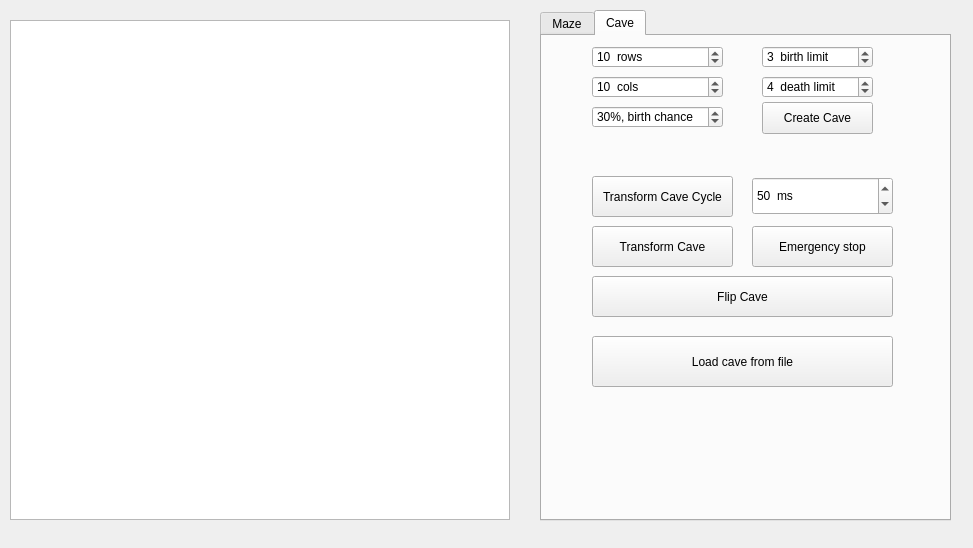
<?xml version="1.0" encoding="UTF-8"?>
<ui version="4.0">
 <class>s21::View</class>
 <widget class="QMainWindow" name="s21::View">
  <property name="geometry">
   <rect>
    <x>0</x>
    <y>0</y>
    <width>973</width>
    <height>548</height>
   </rect>
  </property>
  <property name="windowTitle">
   <string>Maze 'n' Cave</string>
  </property>
  <widget class="QWidget" name="centralwidget">
   <widget class="QTabWidget" name="tabWidget">
    <property name="geometry">
     <rect>
      <x>540</x>
      <y>10</y>
      <width>411</width>
      <height>511</height>
     </rect>
    </property>
    <property name="currentIndex">
     <number>1</number>
    </property>
    <widget class="QWidget" name="maze_tab">
     <attribute name="title">
      <string>Maze</string>
     </attribute>
     <widget class="QPushButton" name="maze_file_button">
      <property name="geometry">
       <rect>
        <x>97</x>
        <y>97</y>
        <width>200</width>
        <height>60</height>
       </rect>
      </property>
      <property name="text">
       <string>Load maze from file</string>
      </property>
     </widget>
     <widget class="QPushButton" name="random_maze_button">
      <property name="geometry">
       <rect>
        <x>220</x>
        <y>14</y>
        <width>100</width>
        <height>60</height>
       </rect>
      </property>
      <property name="text">
       <string>Create maze</string>
      </property>
     </widget>
     <widget class="QSpinBox" name="maze_rows">
      <property name="geometry">
       <rect>
        <x>70</x>
        <y>20</y>
        <width>100</width>
        <height>20</height>
       </rect>
      </property>
      <property name="suffix">
       <string> rows</string>
      </property>
      <property name="prefix">
       <string/>
      </property>
      <property name="minimum">
       <number>1</number>
      </property>
      <property name="maximum">
       <number>50</number>
      </property>
      <property name="value">
       <number>10</number>
      </property>
     </widget>
     <widget class="QSpinBox" name="maze_cols">
      <property name="geometry">
       <rect>
        <x>70</x>
        <y>50</y>
        <width>100</width>
        <height>20</height>
       </rect>
      </property>
      <property name="suffix">
       <string> cols</string>
      </property>
      <property name="minimum">
       <number>1</number>
      </property>
      <property name="maximum">
       <number>50</number>
      </property>
      <property name="value">
       <number>10</number>
      </property>
     </widget>
     <widget class="QPushButton" name="draw_answer_button">
      <property name="geometry">
       <rect>
        <x>240</x>
        <y>187</y>
        <width>100</width>
        <height>70</height>
       </rect>
      </property>
      <property name="text">
       <string>Draw Answer</string>
      </property>
     </widget>
     <widget class="QSpinBox" name="x1_spinbox">
      <property name="geometry">
       <rect>
        <x>40</x>
        <y>190</y>
        <width>80</width>
        <height>22</height>
       </rect>
      </property>
      <property name="suffix">
       <string/>
      </property>
      <property name="prefix">
       <string>x = </string>
      </property>
      <property name="maximum">
       <number>100</number>
      </property>
      <property name="value">
       <number>0</number>
      </property>
     </widget>
     <widget class="QSpinBox" name="y1_spinbox">
      <property name="geometry">
       <rect>
        <x>135</x>
        <y>190</y>
        <width>80</width>
        <height>22</height>
       </rect>
      </property>
      <property name="suffix">
       <string/>
      </property>
      <property name="prefix">
       <string>y = </string>
      </property>
      <property name="maximum">
       <number>100</number>
      </property>
      <property name="value">
       <number>0</number>
      </property>
     </widget>
     <widget class="QSpinBox" name="x2_spinbox">
      <property name="geometry">
       <rect>
        <x>40</x>
        <y>230</y>
        <width>80</width>
        <height>21</height>
       </rect>
      </property>
      <property name="suffix">
       <string/>
      </property>
      <property name="prefix">
       <string>x = </string>
      </property>
      <property name="maximum">
       <number>100</number>
      </property>
      <property name="value">
       <number>9</number>
      </property>
     </widget>
     <widget class="QSpinBox" name="y2_spinbox">
      <property name="geometry">
       <rect>
        <x>135</x>
        <y>230</y>
        <width>80</width>
        <height>22</height>
       </rect>
      </property>
      <property name="suffix">
       <string/>
      </property>
      <property name="prefix">
       <string>y = </string>
      </property>
      <property name="maximum">
       <number>100</number>
      </property>
      <property name="value">
       <number>9</number>
      </property>
     </widget>
     <widget class="QPushButton" name="save_maze_button">
      <property name="geometry">
       <rect>
        <x>100</x>
        <y>290</y>
        <width>200</width>
        <height>60</height>
       </rect>
      </property>
      <property name="text">
       <string>Save maze into file</string>
      </property>
     </widget>
     <widget class="QLabel" name="label">
      <property name="geometry">
       <rect>
        <x>43</x>
        <y>170</y>
        <width>111</width>
        <height>16</height>
       </rect>
      </property>
      <property name="text">
       <string>From :</string>
      </property>
     </widget>
     <widget class="QLabel" name="label_2">
      <property name="geometry">
       <rect>
        <x>43</x>
        <y>213</y>
        <width>111</width>
        <height>16</height>
       </rect>
      </property>
      <property name="text">
       <string>To :</string>
      </property>
     </widget>
    </widget>
    <widget class="QWidget" name="cave_tab">
     <attribute name="title">
      <string>Cave</string>
     </attribute>
     <widget class="QPushButton" name="transform_cave_button">
      <property name="geometry">
       <rect>
        <x>50</x>
        <y>190</y>
        <width>141</width>
        <height>41</height>
       </rect>
      </property>
      <property name="text">
       <string>Transform Cave</string>
      </property>
     </widget>
     <widget class="QPushButton" name="create_cave_button">
      <property name="geometry">
       <rect>
        <x>220</x>
        <y>66</y>
        <width>111</width>
        <height>32</height>
       </rect>
      </property>
      <property name="text">
       <string>Create Cave</string>
      </property>
     </widget>
     <widget class="QSpinBox" name="rows_spinbox">
      <property name="geometry">
       <rect>
        <x>50</x>
        <y>10</y>
        <width>131</width>
        <height>22</height>
       </rect>
      </property>
      <property name="suffix">
       <string>  rows</string>
      </property>
      <property name="minimum">
       <number>1</number>
      </property>
      <property name="maximum">
       <number>50</number>
      </property>
      <property name="value">
       <number>10</number>
      </property>
     </widget>
     <widget class="QSpinBox" name="cols_spinbox">
      <property name="geometry">
       <rect>
        <x>50</x>
        <y>40</y>
        <width>131</width>
        <height>22</height>
       </rect>
      </property>
      <property name="suffix">
       <string>  cols</string>
      </property>
      <property name="minimum">
       <number>1</number>
      </property>
      <property name="maximum">
       <number>50</number>
      </property>
      <property name="value">
       <number>10</number>
      </property>
     </widget>
     <widget class="QSpinBox" name="death_spinbox">
      <property name="geometry">
       <rect>
        <x>220</x>
        <y>40</y>
        <width>111</width>
        <height>22</height>
       </rect>
      </property>
      <property name="suffix">
       <string>  death limit</string>
      </property>
      <property name="maximum">
       <number>7</number>
      </property>
      <property name="value">
       <number>4</number>
      </property>
     </widget>
     <widget class="QSpinBox" name="birth_spinbox">
      <property name="geometry">
       <rect>
        <x>220</x>
        <y>10</y>
        <width>111</width>
        <height>22</height>
       </rect>
      </property>
      <property name="suffix">
       <string>  birth limit</string>
      </property>
      <property name="maximum">
       <number>7</number>
      </property>
      <property name="value">
       <number>3</number>
      </property>
     </widget>
     <widget class="QSpinBox" name="birth_chance_spinbox">
      <property name="geometry">
       <rect>
        <x>50</x>
        <y>70</y>
        <width>131</width>
        <height>22</height>
       </rect>
      </property>
      <property name="suffix">
       <string>%, birth chance</string>
      </property>
      <property name="minimum">
       <number>1</number>
      </property>
      <property name="maximum">
       <number>100</number>
      </property>
      <property name="singleStep">
       <number>5</number>
      </property>
      <property name="value">
       <number>30</number>
      </property>
     </widget>
     <widget class="QPushButton" name="flip_cave_button">
      <property name="geometry">
       <rect>
        <x>50</x>
        <y>240</y>
        <width>301</width>
        <height>41</height>
       </rect>
      </property>
      <property name="text">
       <string>Flip Cave</string>
      </property>
     </widget>
     <widget class="QPushButton" name="choose_cave_file_button">
      <property name="geometry">
       <rect>
        <x>50</x>
        <y>300</y>
        <width>301</width>
        <height>51</height>
       </rect>
      </property>
      <property name="text">
       <string>Load cave from file</string>
      </property>
     </widget>
     <widget class="QSpinBox" name="sleep_time">
      <property name="geometry">
       <rect>
        <x>210</x>
        <y>141</y>
        <width>141</width>
        <height>38</height>
       </rect>
      </property>
      <property name="suffix">
       <string>  ms</string>
      </property>
      <property name="maximum">
       <number>10000</number>
      </property>
      <property name="value">
       <number>50</number>
      </property>
     </widget>
     <widget class="QPushButton" name="transform_cave_cycle_button">
      <property name="geometry">
       <rect>
        <x>50</x>
        <y>140</y>
        <width>141</width>
        <height>41</height>
       </rect>
      </property>
      <property name="text">
       <string>Transform Cave Cycle</string>
      </property>
     </widget>
     <widget class="QPushButton" name="stop_transform_cycle_button">
      <property name="geometry">
       <rect>
        <x>210</x>
        <y>190</y>
        <width>141</width>
        <height>41</height>
       </rect>
      </property>
      <property name="text">
       <string>Emergency stop</string>
      </property>
     </widget>
    </widget>
   </widget>
   <widget class="QGraphicsView" name="draw_area">
    <property name="geometry">
     <rect>
      <x>10</x>
      <y>20</y>
      <width>500</width>
      <height>500</height>
     </rect>
    </property>
   </widget>
  </widget>
 </widget>
 <resources/>
 <connections/>
</ui>
